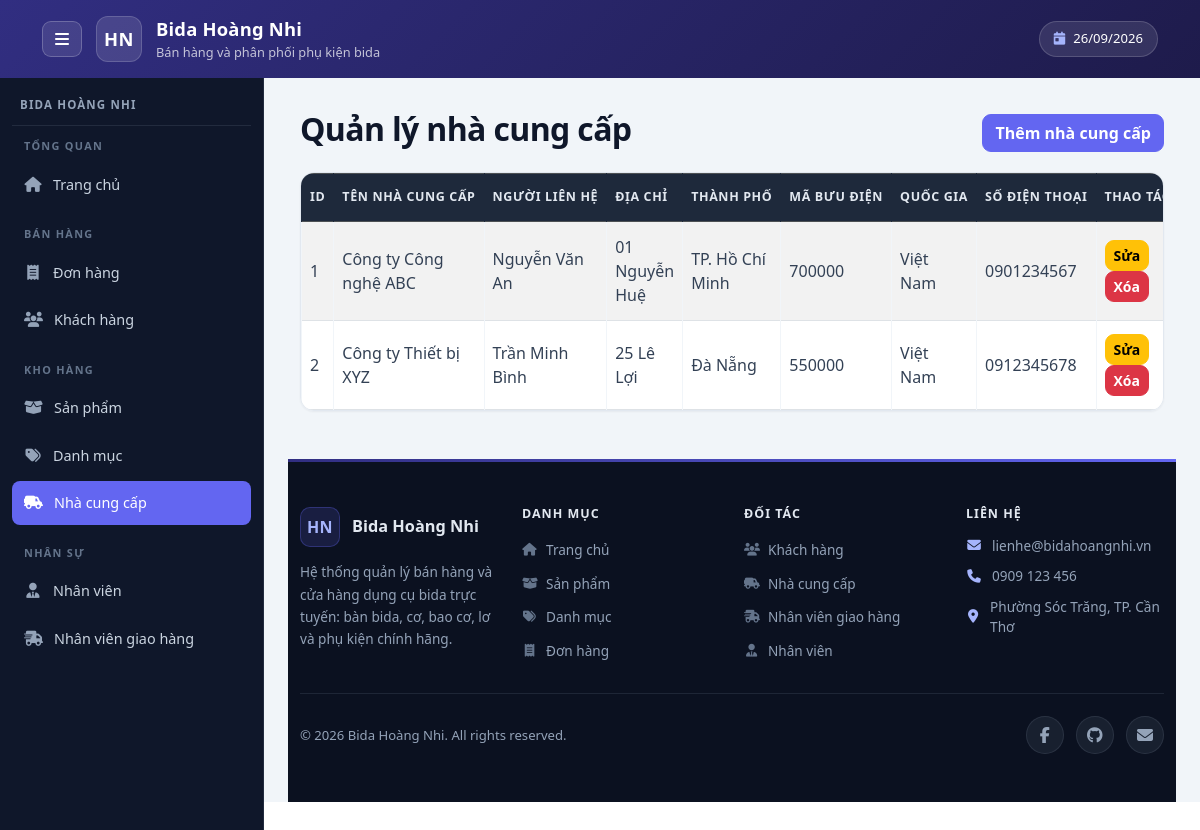
The app's page /admin/suppliers/index.php with its own data.
### tables this page shows
CREATE TABLE suppliers (
    SupplierID INT AUTO_INCREMENT PRIMARY KEY,
    SupplierName VARCHAR(200) NOT NULL,
    ContactName VARCHAR(100),
    Address VARCHAR(200),
    City VARCHAR(100),
    PostalCode VARCHAR(20),
    Country VARCHAR(100),
    Phone VARCHAR(20)
);

### public/admin/suppliers/index.php (the view, shortened to what this page needs)
<?php
require_once '/var/www/src/config/database.php';
$sql = "
    SELECT
        SupplierID,
        SupplierName,
        ContactName,
        Address,
        City,
        PostalCode,
        Country,
        Phone
    FROM suppliers
    ORDER BY SupplierID
";
$result = $conn->query($sql);
require_once '/var/www/src/includes/admin/header.php';
require_once '/var/www/src/includes/admin/navbar.php';
?>
<div class="container mt-4">
    <div class="d-flex justify-content-between align-items-center mb-3">
        <h2>Quản lý nhà cung cấp</h2>
        <a href="/admin/suppliers/create.php" class="btn btn-primary">
            Thêm nhà cung cấp
        </a>
    </div>
    <div class="table-responsive">
        <table class="table table-bordered table-striped">
            <thead class="table-dark">
                <tr>
                    <th>ID</th>
                    <th>Tên nhà cung cấp</th>
                    <th>Người liên hệ</th>
                    <th>Địa chỉ</th>
                    <th>Thành phố</th>
                    <th>Mã bưu điện</th>
                    <th>Quốc gia</th>
                    <th>Số điện thoại</th>
                    <th>Thao tác</th>
                </tr>
            </thead>
            <tbody>
                <?php if ($result && $result->num_rows > 0): ?>
                    <?php while ($supplier = $result->fetch_assoc()): ?>
                        <tr>
                            <td>
                                <?= htmlspecialchars($supplier['SupplierID']) ?>
                            </td>
                            <td>
                                <?= htmlspecialchars($supplier['SupplierName']) ?>
                            </td>
                            <td>
                                <?= htmlspecialchars($supplier['ContactName'] ?? '') ?>
                            </td>
                            <td>
                                <?= htmlspecialchars($supplier['Address'] ?? '') ?>
                            </td>
                            <td>
                                <?= htmlspecialchars($supplier['City'] ?? '') ?>
                            </td>
                            <td>
                                <?= htmlspecialchars($supplier['PostalCode'] ?? '') ?>
                            </td>
                            <td>
                                <?= htmlspecialchars($supplier['Country'] ?? '') ?>
                            </td>
                            <td>
                                <?= htmlspecialchars($supplier['Phone'] ?? '') ?>
                            </td>
                            <td>
                                <a
                                    href="/admin/suppliers/edit.php?id=<?= $supplier['SupplierID'] ?>"
                                    class="btn btn-sm btn-warning"
                                >
                                    Sửa
                                </a>
                                <form
                                    action="/admin/suppliers/delete.php"
                                    method="post"
                                    class="d-inline"
                                    onsubmit="return confirm('Bạn có chắc muốn xóa nhà cung cấp này?');"
                                >
                                    <button
                                        type="submit"
                                        class="btn btn-sm btn-danger"
                                    >
                                        Xóa
                                    </button>
                                </form>
                            </td>
                        </tr>
                    <?php endwhile; ?>
                <?php endif; ?>
            </tbody>
        </table>
    </div>
</div>
<?php
require_once '/var/www/src/includes/admin/footer.php';

### public/assets/css/admin.css (style rules this page uses)
:root { --admin-header-from: #312E81; --admin-header-to: #1E1B4B; --admin-header-text: #FFFFFF; --admin-header-muted: rgba(255, 255, 255, 0.72); --admin-sidebar-w: 264px; --admin-sidebar-w-collapsed: 76px; --admin-nav-bg: #0F172A; --admin-nav-text: #CBD5E1; --admin-nav-icon: #94A3B8; --admin-nav-group: #64748B; --admin-nav-line: rgba(148, 163, 184, 0.14); --admin-nav-hover-bg: rgba(99, 102, 241, 0.20); --admin-nav-hover-text: #FFFFFF; --admin-nav-hover-icon: #A5B4FC; --admin-nav-active-bg: #6366F1; --admin-nav-active-text: #FFFFFF; --admin-footer-bg: #0B1120; --admin-footer-heading: #E2E8F0; --admin-footer-text: #94A3B8; --admin-footer-line: rgba(148, 163, 184, 0.14); --admin-accent: #6366F1; }
.app-content h2 { color: #0F172A; font-weight: 700; letter-spacing: -0.02em; }
.app-content .table-responsive { overflow-x: auto; overflow-y: hidden; border: 1px solid #E2E8F0; border-radius: 14px; background-color: #FFFFFF; box-shadow: 0 1px 2px rgba(15, 23, 42, 0.05); }
.app-content .table-responsive > .table { margin-bottom: 0; }
.app-content .table > thead.table-dark > tr > th { background-color: #1E293B; color: #E2E8F0; border-color: #1E293B; font-size: 0.78rem; font-weight: 650; letter-spacing: 0.05em; text-transform: uppercase; white-space: nowrap; padding-top: 14px; padding-bottom: 14px; vertical-align: middle; }
.app-content .table > tbody > tr > td { padding-top: 13px; padding-bottom: 13px; vertical-align: middle; color: #334155; border-color: #F1F5F9; }
.app-content .table > tbody > tr { transition: background-color 0.15s ease; }
.app-content .btn { border-radius: 9px; font-weight: 550; transition: transform 0.15s ease, box-shadow 0.15s ease, background-color 0.15s ease, border-color 0.15s ease; }
.app-content .btn-primary { background-color: var(--admin-accent); border-color: var(--admin-accent); }

### records on screen
suppliers: SupplierID "1", SupplierName "Công ty Công nghệ ABC", ContactName "Nguyễn Văn An", Address "01 Nguyễn Huệ", City "TP. Hồ Chí Minh", PostalCode "700000", Country "Việt Nam", Phone "0901234567"
suppliers: SupplierID "2", SupplierName "Công ty Thiết bị XYZ", ContactName "Trần Minh Bình", Address "25 Lê Lợi", City "Đà Nẵng", PostalCode "550000", Country "Việt Nam", Phone "0912345678"

### other values on screen
$brand['initials'] "HN"
$appName "Bida Hoàng Nhi"
$appSubtitle "Bán hàng và phân phối phụ kiện bida"
$brand['name'] "BIDA HOÀNG NHI"
$group['title'] "TỔNG QUAN"
$item['label'] "Trang chủ"
$group['title'] "BÁN HÀNG"
$item['label'] "Đơn hàng"
$item['label'] "Khách hàng"
$group['title'] "KHO HÀNG"
$item['label'] "Sản phẩm"
$item['label'] "Danh mục"
$item['label'] "Nhà cung cấp"
$group['title'] "NHÂN SỰ"
$item['label'] "Nhân viên"
